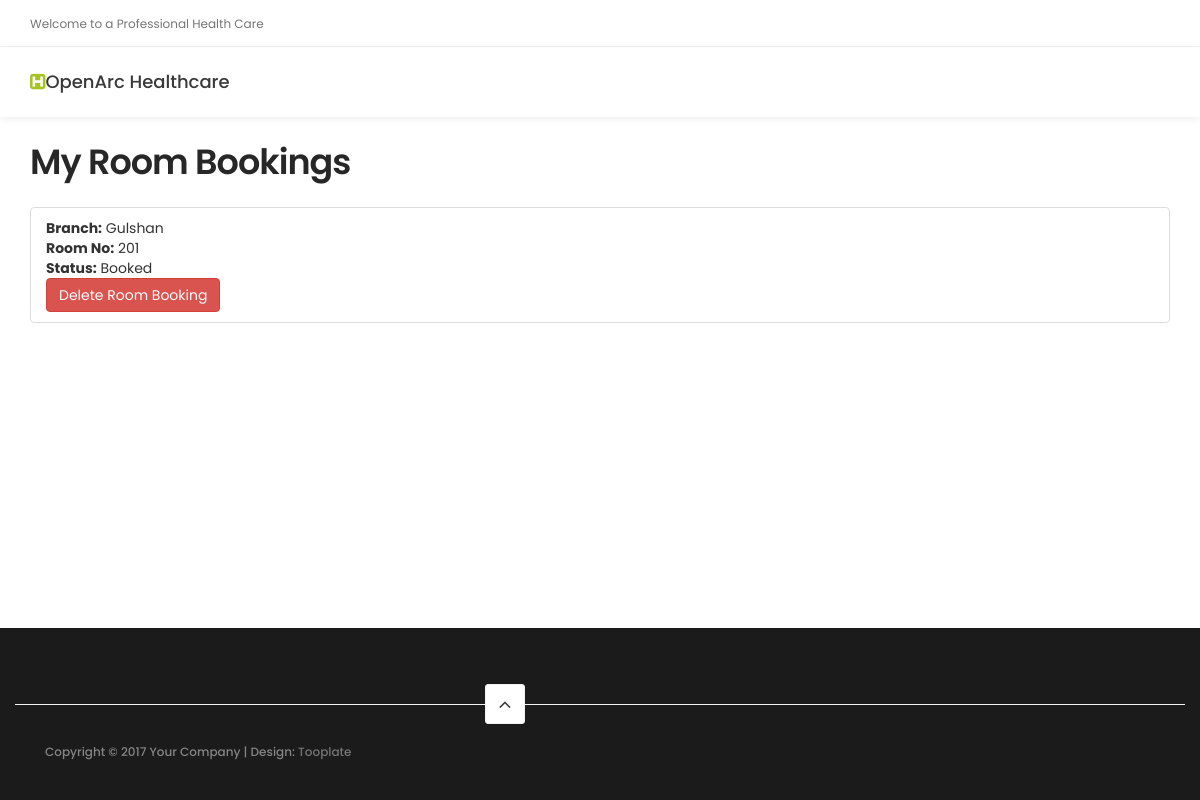
Screenshot of /my_room_bookings/ (signed in) with the database file from the repository.
### website/models.py (models this page shows, shortened)
class HospitalRoom(models.Model):
    branch = models.ForeignKey(Hospital, on_delete=models.CASCADE)
    room_no = models.CharField(max_length=10)
    patient = models.OneToOneField(Patient, on_delete=models.SET_NULL, null=True, blank=True)
    is_available = models.BooleanField(default=True)
    class Meta:
        unique_together = ('branch', 'room_no')  # Ensure uniqueness of the combination of branch and room_no

class Hospital(models.Model):
    branch = models.CharField(max_length=100, primary_key=True)
    name = models.CharField(max_length=255)
    road_no = models.CharField(max_length=50)
    city = models.CharField(max_length=100)
    zip_code = models.CharField(max_length=20)
    def __str__(self):
        return self.branch

### website/views.py (the view)
# urls.py: path('my_room_bookings/', views.my_room_bookings_view, name='my_room_bookings'),
@login_required
def my_room_bookings_view(request):
    if request.user.is_authenticated:
        room_bookings = HospitalRoom.objects.filter(patient=request.user)
        return render(request, 'my_room_bookings.html', {'room_bookings': room_bookings})
    else:
        return redirect('login')

### website/templates/my_room_bookings.html (shortened to what this page needs)
{% extends 'base.html' %}
{% load static %}
{% block content %}
<div class="container mt-4">
    <h2 class="mb-4">My Room Bookings</h2>
    <ul class="list-group">
        {% for room_booking in room_bookings %}
            <li class="list-group-item">
                <strong>Branch:</strong> {{ room_booking.branch }}
                <br>
                <strong>Room No:</strong> {{ room_booking.room_no }}
                <br>
                <strong>Status:</strong> {% if room_booking.is_available %}Available{% else %}Booked{% endif %}
                <form method="post" action="{% url 'delete_room_booking' room_booking.id %}" class="mt-2">
                    <button type="submit" class="btn btn-danger">Delete Room Booking</button>
                </form>
            </li>
        {% endfor %}
    </ul>
</div>
{% endblock %}

### static/css/tooplate-style.css (style rules this page uses)
body { background: #ffffff; font-family: 'Poppins', sans-serif; overflow-x: hidden; }
h1,h2,h3,h4,h5,h6 { font-weight: 600; line-height: inherit; }
h1,h2,h3,h4 { letter-spacing: -1px; }
h2 { color: #272727; font-size: 3em; padding-bottom: 10px; }
html { -webkit-font-smoothing: antialiased; }
@media only screen and (max-width: 1200px) { h2 { font-size: 2.5em; } }

### website/templates/base.html (style rules this page uses)
body { display: flex; flex-direction: column; min-height: 100vh; margin: 0; }

### rows the page displays
HospitalRoom: branch "Gulshan", room_no "201", is_available "Booked"
